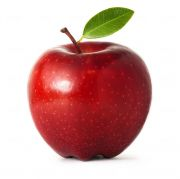
#> input picture 06. Matplotlib/plot/apple.jpg, 180 x 179 px
$ python 1Ddata.py
#> lines starting #> are read from the running program, lines starting #| are printed output that depends on the picture
import matplotlib.pyplot as plt

# 1D data
x = [1,2,3,4,5]
y = [2.3,3.4,1.2,6.6,7.0]

plt.figure(figsize=(12,6))

plt.subplot(231)
plt.plot(x,y)
plt.title("plot")


plt.subplot(232)
plt.scatter(x, y)
plt.title("scatter")


plt.subplot(233)
plt.pie(y)
plt.title("pie")


plt.subplot(234)
plt.bar(x, y)
plt.title("bar")


# 2D data
import numpy as np
delta = 0.025
x = y = np.arange(-3.0, 3.0, delta)
X, Y = np.meshgrid(x, y)
Z    = Y**2 + X**2

plt.subplot(235)
plt.contour(X,Y,Z)
plt.colorbar()
plt.title("contour")
plt.show()
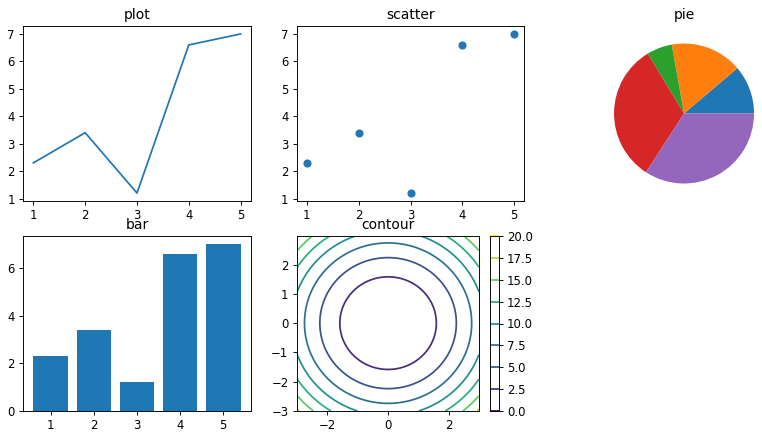
#> figure drawn by matplotlib, 6 panels; panel 4: tallest bar 7 high, from x = 4.6 to 5.4
# read image
import matplotlib.image as mpimg
img=mpimg.imread('apple.jpg')
#> img is the input picture: shape (179, 180, 3); mean R, G, B 211.3, 170, 167.1
# [6 lines of commented-out code are left out]
